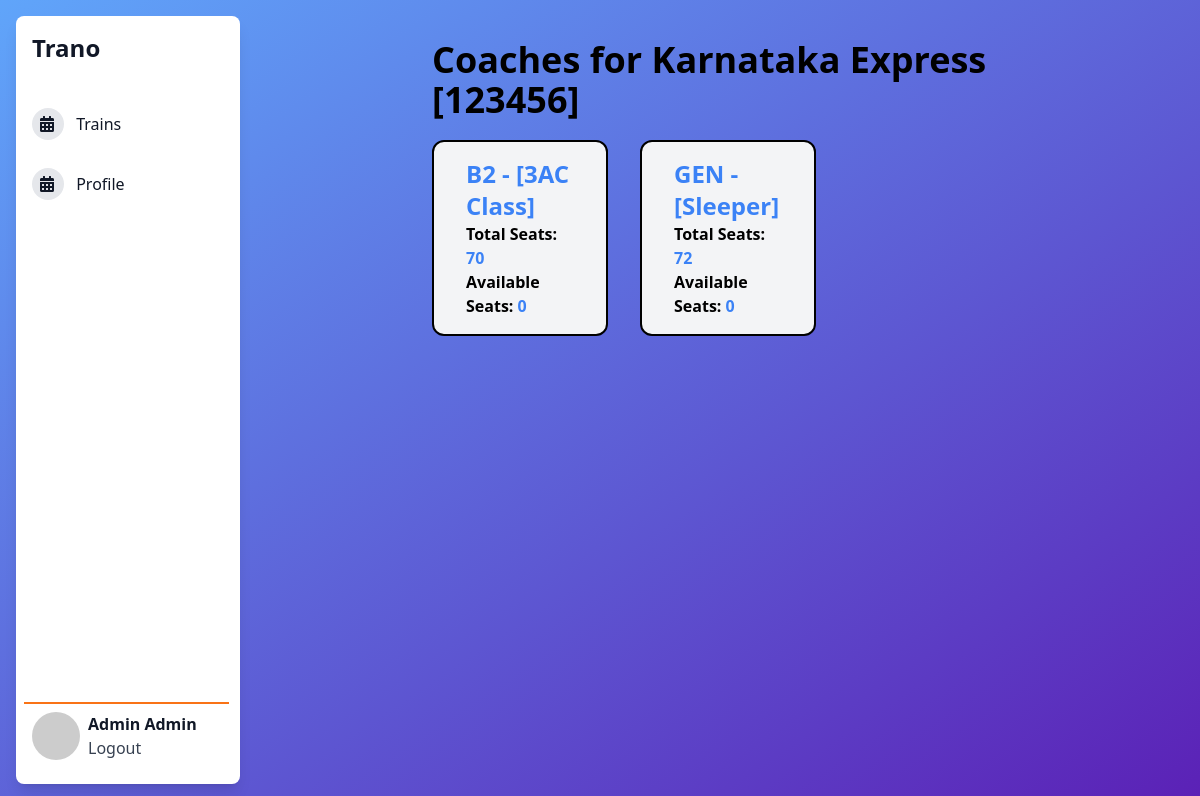
Screenshot of /train/1/coach/ (signed in) with the database file from the repository.
### users/models.py (models this page shows, shortened)
class TrainTicketExaminer(AbstractUser, PermissionsMixin):
    age = models.IntegerField(default=0)
    phone = models.CharField(max_length=14)
    deleted = models.BooleanField(default=False)
    created_at = models.DateTimeField(auto_now_add=True)

### trains/models.py (models this page shows, shortened)
class Train(models.Model):
    tte = models.ForeignKey(TrainTicketExaminer, on_delete=models.CASCADE, null=True, blank=True)
    number = models.CharField(max_length=10)
    name = models.CharField(max_length=100)
    type = models.CharField(max_length=2, choices=TRAIN_TYPE_CHOICES, default='L')
    source = models.CharField(max_length=100)
    destination = models.CharField(max_length=100)
    arrival = models.DateTimeField()
    departure = models.DateTimeField()
    created_at = models.DateTimeField(auto_now_add=True)
    updated_at = models.DateTimeField(auto_now=True)
    deleted = models.BooleanField(default=False)

class Coach(models.Model):
    train = models.ForeignKey(Train, on_delete=models.CASCADE)
    total_seats = models.IntegerField()
    available_seats = models.IntegerField()
    type = models.CharField(max_length=4, choices=TRAIN_COACH_TYPE_CHOICES, default='GEN')
    number = models.CharField(max_length=10, default="GEN")
    deleted = models.BooleanField(default=False)
    created_at = models.DateTimeField(auto_now_add=True)
    updated_at = models.DateTimeField(auto_now=True)

### application/views.py (the view)
# urls.py: path("train/<int:train_pk>/coach/", CoachListView.as_view(), name="platform_train_detail"),
class CoachListView(LoginRequiredMixin, ListView):
    template_name = "app/routes/coaches.html"
    context_object_name = "coaches"
    def get_queryset(self):
        return Coach.objects.filter(
            deleted=False,
            train = Train.objects.get(pk = self.kwargs.get('train_pk')),
        ).order_by("type")
    def get_context_data(self, **kwargs):
        context = super(CoachListView, self).get_context_data(**kwargs)
        context.update({
            "title": "Coaches | Trano Dashboard",
            "train_choices": TRAIN_COACH_TYPE_CHOICES,
            "train": Train.objects.get(pk = self.kwargs.get('train_pk'))
            })
        return context

### templates/app/routes/coaches.html (shortened to what this page needs)
{% extends 'app/base.html' %}
{% block dashboard %}
<div class="px-24 py-10 min-h-screen w-full">
  <div class="flex justify-between items-center">
    <div class="font-extrabold text-4xl">Coaches for {{train.name}} [{{train.number}}]</div>
  </div>
  <div>
    <div class="grid grid-cols-3 grid-flow-row gap-8 align-center mt-5">
      {% for coach in coaches %}
      <div class="w-full bg-gray-100 py-4 px-8 border-2 border-black hover:bg-white rounded-xl">
        <a href="/train/{{train.pk}}/coach/{{coach.pk}}/passenger/">
          <div class="font-bold text-2xl">
            {% for k,v in train_choices %} {% if k == coach.type %}
            <span class="text-blue-500">{{coach.number}} - [{{v}}]</span>
            {% endif %} {% endfor %}
          </div>
          <div class="font-bold">
            Total Seats: <span class="text-blue-500">{{coach.total_seats}}</span>
          </div>
          <div class="font-bold">
            Available Seats: <span class="text-blue-500">{{coach.available_seats}}</span>
          </div>
        </a>
      </div>
      {% endfor %}
    </div>
  </div>
</div>
{% endblock dashboard %}

### templates/app/base.html
{% extends 'base.html' %}
{% block content %}
<link
  href="https://cdnjs.cloudflare.com/ajax/libs/font-awesome/5.11.2/css/all.min.css"
  rel="stylesheet"
/>
<div class="bg-gradient-to-br from-blue-400 to-violet-800 h-max sys-app-notCollapsed">
  <div class="mx-auto flex h-full">
    <div class="p-4 w-64 h-full fixed left-0 top-0">
      <div
        class="w-full py-4 px-2 h-full relative text-gray-900 bg-white rounded-lg text-left capitalize font-medium shadow-lg"
      >
        <a href="/"><h1 class="text-2xl pb-10 px-2 font-extrabold">Trano</h1>
        <a
          href="/train/"
          class="cursor-pointer px-2 py-1 hover:bg-gray-200 hover:text-gray-700 rounded block mb-5"
        >
          <i class="w-8 fas fa-calendar-alt p-2 bg-gray-200 rounded-full"> </i>
          <span class="mx-2">Trains</span>
        </a>
        <a
          href="/profile/"
          class="cursor-pointer px-2 py-1 hover:bg-gray-200 hover:text-gray-700 rounded block mb-5"
        >
          <i class="w-8 fas fa-calendar-alt p-2 bg-gray-200 rounded-full"> </i>
          <span class="mx-2">profile</span>
        </a>
        <span
          class="cursor-pointer absolute bottom-4 px-2 py-1 w-11/12 border-t-2 border-orange-500 flex"
        >
          <img
            src="https://i.pravatar.cc/300"
            alt="alt placeholder"
            class="w-12 h-12 mt-1 rounded-full inline-block"
          />
          <div class="pl-2 my-1">
            <div class="font-bold">{{request.user.first_name}} {{request.user.last_name}}</div>
            <a href="/user/logout/" class="text-gray-700"> Logout </a>
          </div>
        </span>
      </div>
    </div>
    <div class="ml-64 w-full px-20">
    {% block dashboard %}{% endblock dashboard %}
    </div>
  </div>
</div>
{% endblock content %}

### rows the page displays
TrainTicketExaminer: user.first_name "Admin", user.last_name "Admin"
Train: name "Karnataka Express", number "123456"
Coach: number "B2", train_choices "3AC Class", total_seats "70", available_seats "0"
Coach: number "GEN", train_choices "Sleeper", total_seats "72", available_seats "0"
